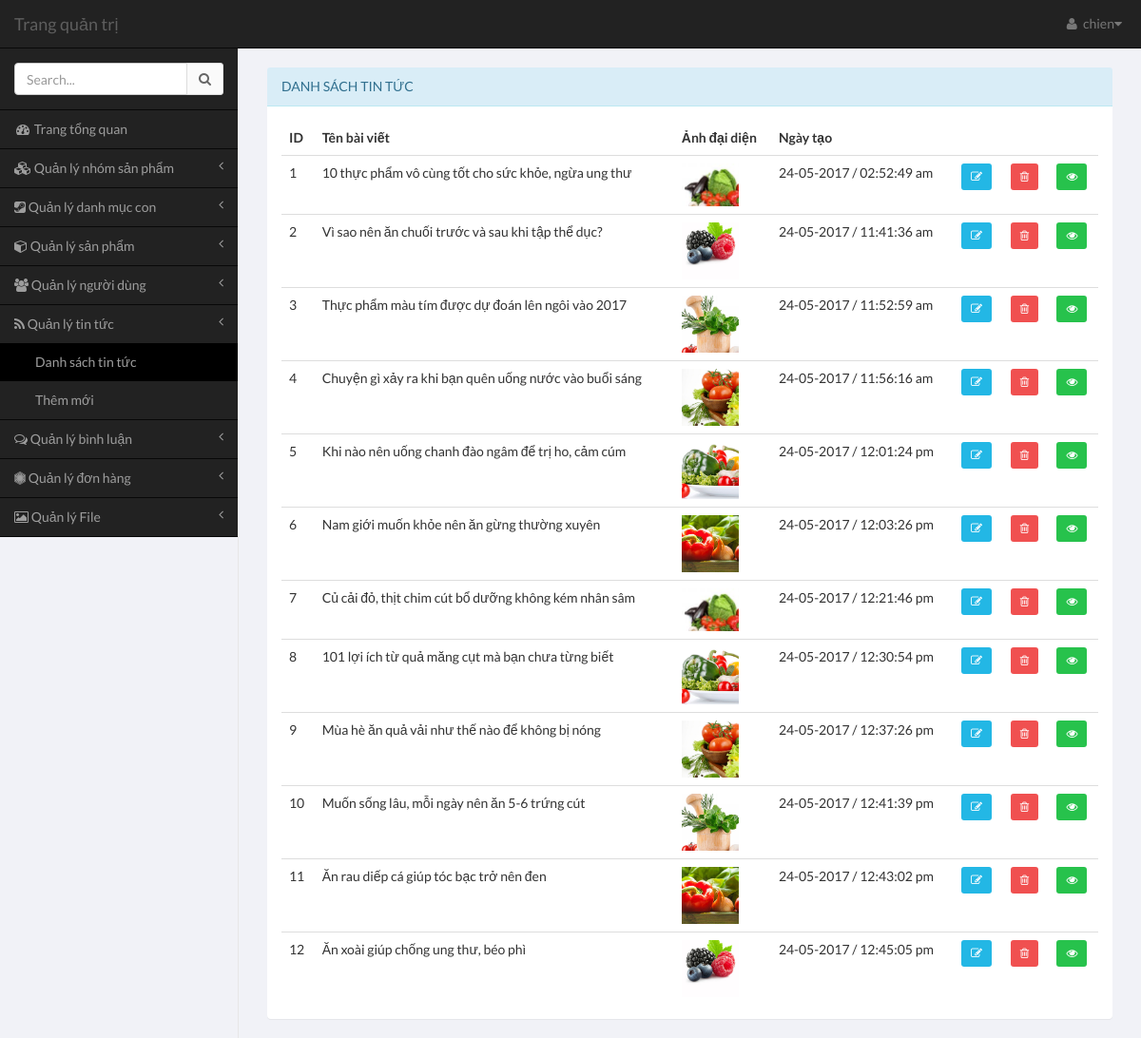
The page /admin/pages/index.php?module=blog&action=list (signed in) on the database its author committed.
### tables this page shows
CREATE TABLE `blog` (
  `id` int(11) NOT NULL,
  `image_title` varchar(255) NOT NULL,
  `name` varchar(255) NOT NULL,
  `title` varchar(255) NOT NULL,
  `content` text NOT NULL,
  `date` int(11) DEFAULT NULL
);

### common/database.php (called while the page is built, shortened)
<?php
$mysqli = mysqli_connect(DB_HOST, DB_USER, DB_PASS, DB_NAME);
mysqli_set_charset($mysqli,"utf8");
function get_all($table,$fiels_name = false,$field_val = false,$limit = false){
	global $mysqli;
	$data = [];
	$sql = "SELECT * FROM $table";
	$res = mysqli_query($mysqli,$sql);
	if ($res && mysqli_num_rows($res)) {
		while ($row = mysqli_fetch_assoc($res)) {
			$data[] = $row;
		}
	}
	return $data;
}
?>

### admin/pages/modules/blog/list.php (the view)
<?php
$blog = get_all('blog');
?>
	<div class="row" >
		<div class="col-xs-12">
			<section class="panel panel-info" style="margin-top: 20px;">
			                              <header class="panel-heading">
			                                  Danh sách tin tức
			                            </header>
			                            <div class="panel-body table-responsive">
			                                <table class="table table-hover">
			                                  <thead>
			                                    <tr>
			                                      <th>ID</th>
			                                      <th>Tên bài viết</th>
			                                      <th>Ảnh đại diện</th>
			                                      <th>Ngày tạo</th>
			                                      <th></th>
			                                  </tr>
			                              </thead>
			                              <tbody>
			                                <?php if($blog) :
			                                    foreach ($blog as $row) :
			                                ?>
			                                <tr>
			                                    <td><?php echo $row['id']; ?></td>
			                                    <td><?php echo $row['name']; ?></td>
			                                   <td class="fix-img"><img src="../../uploads/products/<?php echo $row['image_title']; ?>" width="auto"></td>
			                                    <td><?php echo date('d-m-Y / h:i:s a',$row['date']); ?></td>
			                                  <td>
			                                      <a href="<?php to('blog','edit',$row['id']) ?>" type="button" class="btn btn-sm btn-info" title="Sửa">
			                                          <i class="fa fa-pencil-square-o"></i>
			                                      </a>
			                                  </td>
			                                  <td>
			                                      <a href="<?php to('blog','delete',$row['id']) ?>" title="Xóa" type="button" class="btn btn-sm btn-danger" title="Sửa" onclick="return confirm('Are you sure ? ')">
			                                          <i class="fa fa-trash-o" ></i>
			                                      </a>
			                                  </td>
			                                  <td>
			                                      <a href="<?php to('blog','view',$row['id']) ?>" type="button" class="btn btn-sm btn-success" title="Xem chi tiết">
			                                          <i class="fa fa-eye" ></i>
			                                      </a>
			                                  </td>
			                              </tr>
			                                <?php endforeach; endif; ?>
			                                </tbody>
			                            </table>
			                            </div>
			                            </section>
		</div>
</div>

### rows shown on the page
blog: id "1", name "10 thực phẩm vô cùng tốt cho sức khỏe, ngừa ung thư", image_title (picture), date "24-05-2017 / 02:52:49 am"
blog: id "2", name "Vì sao nên ăn chuối trước và sau khi tập thể dục?", image_title (picture), date "24-05-2017 / 11:41:36 am"
blog: id "3", name "Thực phẩm màu tím được dự đoán lên ngôi vào 2017", image_title (picture), date "24-05-2017 / 11:52:59 am"
blog: id "4", name "Chuyện gì xảy ra khi bạn quên uống nước vào buổi sáng", image_title (picture), date "24-05-2017 / 11:56:16 am"
blog: id "5", name "Khi nào nên uống chanh đào ngâm để trị ho, cảm cúm", image_title (picture), date "24-05-2017 / 12:01:24 pm"
blog: id "6", name "Nam giới muốn khỏe nên ăn gừng thường xuyên", image_title (picture), date "24-05-2017 / 12:03:26 pm"
blog: id "7", name "Củ cải đỏ, thịt chim cút bổ dưỡng không kém nhân sâm", image_title (picture), date "24-05-2017 / 12:21:46 pm"
blog: id "8", name "101 lợi ích từ quả măng cụt mà bạn chưa từng biết", image_title (picture), date "24-05-2017 / 12:30:54 pm"
blog: id "9", name "Mùa hè ăn quả vải như thế nào để không bị nóng", image_title (picture), date "24-05-2017 / 12:37:26 pm"
blog: id "10", name "Muốn sống lâu, mỗi ngày nên ăn 5-6 trứng cút", image_title (picture), date "24-05-2017 / 12:41:39 pm"
blog: id "11", name "Ăn rau diếp cá giúp tóc bạc trở nên đen", image_title (picture), date "24-05-2017 / 12:43:02 pm"
blog: id "12", name "Ăn xoài giúp chống ung thư, béo phì", image_title (picture), date "24-05-2017 / 12:45:05 pm"

### other values the page prints
$user['username'] "chien"
